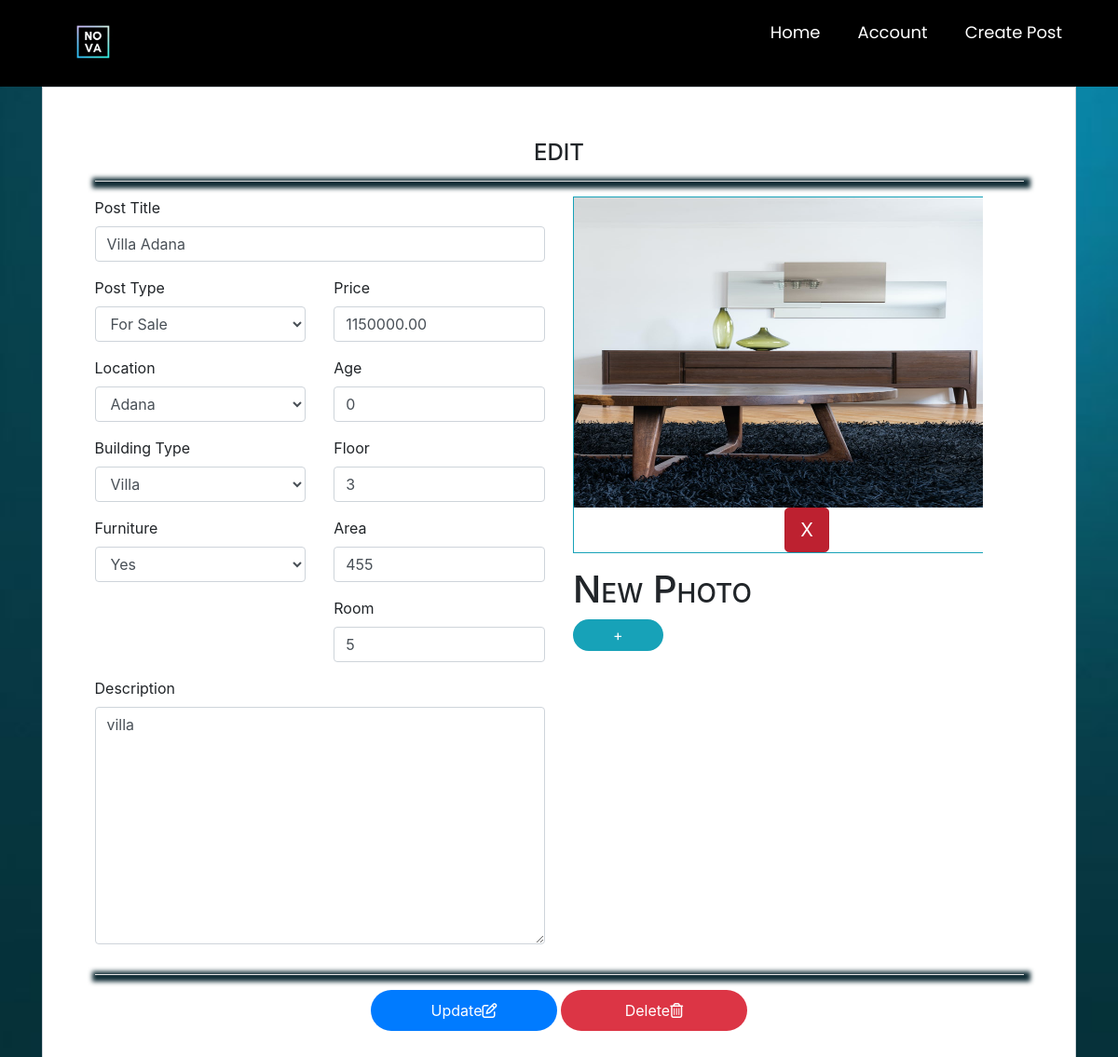
Screenshot of /editpost/86 (signed in) with the database file from the repository.
### main/models.py (models this page shows, shortened)
class Post(models.Model):
    ouruser = models.ForeignKey(ourUser, null=True, on_delete=models.CASCADE)
    post_title = models.CharField(max_length=255,null=True)
    post_description = models.TextField()
    price = models.DecimalField(decimal_places=2 , max_digits=12)
    location = models.CharField(max_length=255,null=True,choices=city)
    postType = models.CharField(choices=RorS , max_length=50, null=True , default='For Sale')
    floor = models.DecimalField(decimal_places=0 , max_digits=3 ,null=True)
    building_age = models.DecimalField(decimal_places=0, max_digits=2 , null=True)
    area = models.DecimalField(decimal_places=0,max_digits=4 ,null=True)
    isFurniture = models.CharField(choices=Furniture ,null=True,max_length=50,default="No")
    building_type = models.CharField(choices=b_types ,null=True ,max_length=50)
    room = models.DecimalField(decimal_places=0 , max_digits=3 ,null=True)

class PostImages(models.Model):
    image = models.ImageField(null=True, blank=True)
    gallery = models.ForeignKey(Post,null=True,on_delete= models.CASCADE)

### main/decorators.py (the view)
        def wrapper_func(request, *args, **kwargs):
            group = None
            if request.user.groups.exists():
                group = request.user.groups.all()[0].name
            if group in allowed_roles:
                return view_func(request, *args, **kwargs)
            else:
                return HttpResponse('You are not authorized to view this page')

### main/forms.py
class CreatePost(ModelForm):
    class Meta:
        model = Post
        fields = ['postType' , 'isFurniture' , 'building_type' , 'location' , 'post_title' ,'price' , 'building_age','floor','post_description','area', 'room' ]

### main/views.py (called while the page is built, shortened)
@login_required
@allowed_users(allowed_roles=['customer'])
def editpost(request, pk):
    fuser = Post.objects.get(id=pk)
    p_form = CreatePost(instance=fuser)
    pimage = PostImages.objects.filter(gallery=fuser)
    mydict = {'fuser': fuser, 'p_form': p_form, 'pimage': pimage}
    return render(request, 'main/editpost.html', context=mydict)

### main/templates/main/editpost.html (shortened to what this page needs)
{% extends 'main/mainpage.html' %}
{% load widget_tweaks %}
{% load static %}
{% block content %}
<head xmlns="http://www.w3.org/1999/html">
  <link href="//maxcdn.bootstrapcdn.com/bootstrap/4.1.1/css/bootstrap.min.css" rel="stylesheet" id="bootstrap-css">
</head>
<body >
    <div id="updates">
<form method="post" enctype="multipart/form-data">
<div class="container register-form">
  <div class="form">
    <div class="form-content">
                <center>
            <h4>EDIT</h4>
            <hr>
          </center>
      <div class="row">
        <div class="col-sm">
          <div class="form-group">
            <label>Post Title</label>
            {% render_field p_form.post_title class="form-control" placeholder="Post Title" %}
          </div>
        <div class="row">
        <div class="col-sm">
            <div class="form-group">
              <label>Post Type</label>
              {% render_field p_form.postType class="form-control" placeholder="Post Type" %}
            </div>
            <div class="form-group">
              <label>Location</label>
              {% render_field p_form.location class="form-control" placeholder="Location" %}
            </div>
            <div class="form-group">
              <label>Building Type</label>
              {% render_field p_form.building_type class="form-control" placeholder="Type" %}
            </div>
            <div class="form-group">
              <label>Furniture</label>
              {% render_field p_form.isFurniture class="form-control" placeholder="Furniture" %}
            </div>
        </div>
          <div class="col-sm">
            <div class="form-group">
              <label>Price</label>
              {% render_field p_form.price class="form-control" placeholder="Price" %}
            </div>
            <div class="form-group">
              <label>Age</label>
              {% render_field p_form.building_age class="form-control" placeholder="Age" %}
            </div>
            <div class="form-group">
              <label>Floor</label>
              {% render_field p_form.floor class="form-control" placeholder="Floor" %}
            </div>
               <div class="form-group">
                 <label>Area</label>
              {% render_field p_form.area class="form-control" placeholder="Area" %}
            </div>
                           <div class="form-group">
                 <label>Room</label>
              {% render_field p_form.room class="form-control" placeholder="Room" %}
            </div>
          </div>
        </div>
            <div class="form-group">
              <label>Description</label>
              {% render_field p_form.post_description class="form-control desdiv" placeholder="Description" %}
            </div>
        </div>
		<div class="col-sm">
            <div id="slide-wrapper">
                <div id="slider" >
                    {% for i in pimage %}
                    <div class="border border-info">
                    <img class="thumbnail" src="{% static i.image.url %}" width="500" height="333">
                        <center><a href="{% url 'delete-photo' i.id %}" class="btn btn-danger btn-lg active" role="button"
                                   aria-pressed="true">X</a></center>
                    </div>
                    {% endfor %}
                </div>
            </div>
            <div class="row">
                <div id="addbutton"  style="top:15px;" class="col-sm">
                    <h1>New Photo</h1>
                <button  onclick="showphoto()" type="button" class=" btnSubmit btn-info ">+</button>
                </div>
            </div>
		</div>
      </div>
      <hr>
           <center>
               <button type="submit" class="btnSubmit btn-primary" >Update<i class="far fa-edit"></i></button>
               <button onclick="show()" type="button" class=" btnSubmit btn-danger ">Delete<i class="far fa-trash-alt"></i></button>
      </center>
    </div>
  </div>
</div>
</form>
    </div>
</body>
{% endblock content %}

### main/templates/main/editpost.html (style rules this page uses)
hr { border-style: none; box-shadow: 2px 2px 5px 5px #102c35; }
a:link { text-decoration: none; }
.form-content { padding: 5%; border: 1px solid #ced4da; margin-bottom: 2%; background: white; }
.btnSubmit { border: none; border-radius: 1.5rem; padding: 1%; width: 20%; cursor: pointer; background: #0062cc; color: #fff; }
#slider { width: 440px; display: flex; flex-wrap: nowrap; overflow-x: auto; cursor: grab; }
#addbutton { display:block; }
h1 { font-size: 35px; font-family: "Times New Roman", Times, cursive; font-weight: lighter; font-variant: small-caps; color:#f8fcfd; }
#updates { display:block; }
.desdiv { max-height: 300px; min-height: 255px; }

### main/templates/main/mainpage.html (style rules this page uses)
body.g { background-image: url('/static/images/wallpaper.jpg'); background-size: cover; background-repeat: no-repeat; background-attachment: fixed; }
.show, .icon, input { display: none; }

### rows the page displays
Post: post_title "Villa Adana", postType "For Sale", location "Adana", building_type "Villa", isFurniture "Yes", price "1150000.00", building_age "0", floor "3", area "455", room "5", post_description "villa"
PostImages: image (picture)
